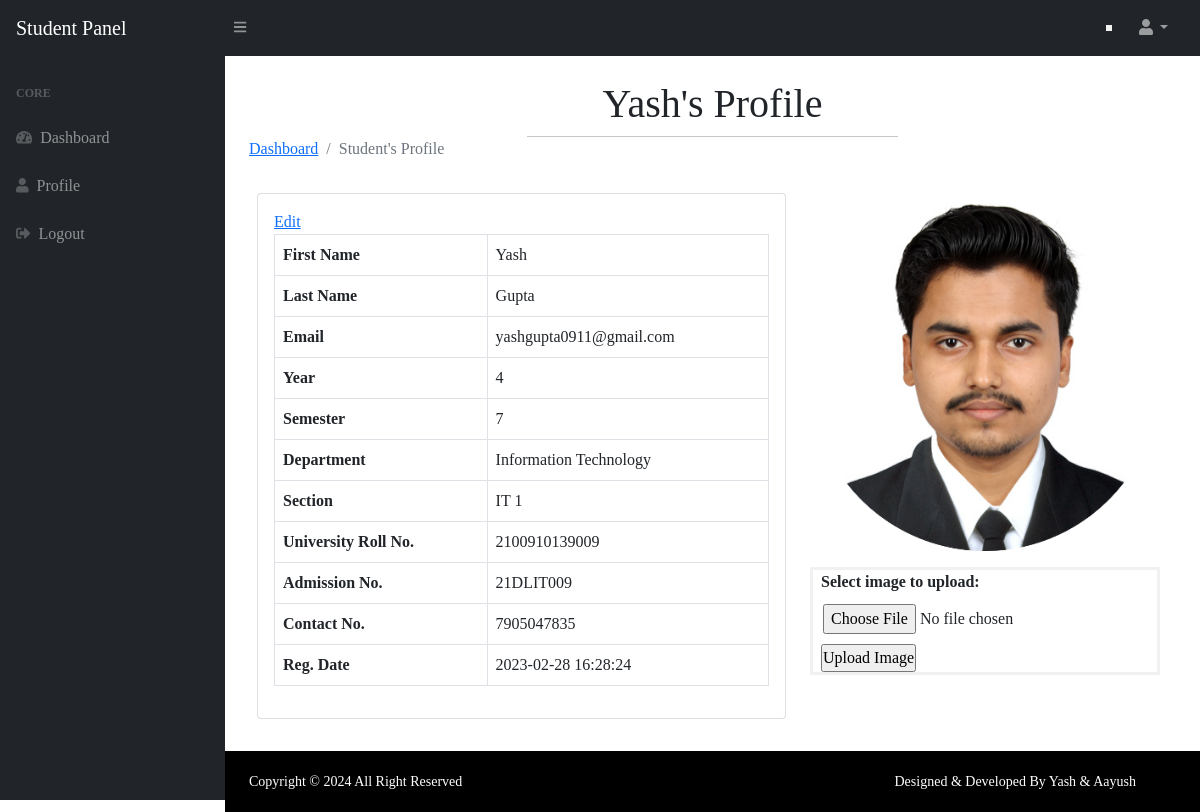
Screenshot of /profile.php (signed in) with the database file from the repository.
### tables this page shows
CREATE TABLE `users` (
  `id` int(11) NOT NULL,
  `year` int(11) DEFAULT NULL,
  `semester` int(11) DEFAULT NULL,
  `department` varchar(255) NOT NULL,
  `section` varchar(255) DEFAULT NULL,
  `fname` varchar(255) DEFAULT NULL,
  `lname` varchar(255) DEFAULT NULL,
  `email` varchar(255) DEFAULT NULL,
  `urollno` varchar(13) DEFAULT NULL,
  `addno` varchar(9) DEFAULT NULL,
  `password` varchar(300) DEFAULT NULL,
  `contactno` varchar(11) DEFAULT NULL,
  `img` varchar(255) DEFAULT NULL,
  `posting_date` timestamp NOT NULL DEFAULT current_timestamp(),
  `feedback` int(11) NOT NULL DEFAULT 0,
  `activationcode` varchar(255) NOT NULL,
  `status` int(11) NOT NULL
);

### profile.php (the view, shortened to what this page needs)
<?php session_start();
include_once('includes/config.php');
if (strlen($_SESSION['id'] == 0)) {
    header('location:logout.php');
} else {
?>
    <!DOCTYPE html>
    <html lang="en">
    <head>
        <link href="https://cdn.jsdelivr.net/npm/simple-datatables@latest/dist/style.css" rel="stylesheet" />
        <link href="css/styles.css" rel="stylesheet" />
        <link href="css/style.css" rel="stylesheet" />
    </head>
    <body class="sb-nav-fixed">
        <?php include_once('includes/navbar.php'); ?>
        <div id="layoutSidenav">
            <?php include_once('includes/sidebar.php'); ?>
            <div id="layoutSidenav_content">
                <main>
                    <div class="container-fluid px-4">
                        <?php
                        $userid = $_SESSION['id'];
                        $query = mysqli_query($con, "select * from users where id='$userid'");
                        while ($result = mysqli_fetch_array($query)) { ?>
                            <h1 class="mt-4"><?php echo $result['fname']; ?>'s Profile</h1>
                            <hr>
                            <ol class="breadcrumb mb-4">
                                <li class="breadcrumb-item"><a href="welcome.php">Dashboard</a></li>
                                <li class="breadcrumb-item active">Student's Profile</li>
                            </ol>
                            <div class="d-flex bd-highlight">
                                <div class="p-2 flex-fill bd-highlight">
                                    <div class="card mb-4">
                                        <div class="card-body">
                                            <a href="edit-profile.php">Edit</a>
                                            <table class="table table-bordered">
                                                <tr>
                                                    <th>First Name</th>
                                                    <td><?php echo $result['fname']; ?></td>
                                                </tr>
                                                <tr>
                                                    <th>Last Name</th>
                                                    <td><?php echo $result['lname']; ?></td>
                                                </tr>
                                                <tr>
                                                    <th>Email</th>
                                                    <td colspan="3"><?php echo $result['email']; ?></td>
                                                </tr>
                                                <tr>
                                                    <th>Year</th>
                                                    <td colspan="3"><?php echo $result['year']; ?></td>
                                                </tr>
                                                <tr>
                                                    <th>Semester</th>
                                                    <td colspan="3"><?php echo $result['semester']; ?></td>
                                                </tr>
                                                <tr>
                                                    <th>Department</th>
                                                    <td colspan="3"><?php echo $result['department']; ?></td>
                                                </tr>
                                                <tr>
                                                    <th>Section</th>
                                                    <td colspan="3"><?php echo $result['section']; ?></td>
                                                </tr>
                                                <tr>
                                                    <th>University Roll No.</th>
                                                    <td colspan="3"><?php echo $result['urollno']; ?></td>
                                                </tr>
                                                <tr>
                                                    <th>Admission No.</th>
                                                    <td colspan="3"><?php echo $result['addno']; ?></td>
                                                </tr>
                                                <tr>
                                                    <th>Contact No.</th>
                                                    <td colspan="3"><?php echo $result['contactno']; ?></td>
                                                </tr>
                                                <tr>
                                                    <th>Reg. Date</th>
                                                    <td colspan="3"><?php echo $result['posting_date']; ?></td>
                                                </tr>
                                            </table>
                                        </div>
                                    </div>
                                </div>
                                <div class="p-2 bd-highlight  d-flex justify-content-center">
                                    <div class="d-flex flex-column bd-highlight mb-3">
                                        <div class="p-2 bd-highlight">
                                            <?php
                                            $q = mysqli_query($con, "select img from users where id='" . $_SESSION['id'] . "'");
                                            $row = mysqli_fetch_assoc($q);
                                            if (!isset($row['img']))
                                            {
                                            ?>
                                                <a href="#"><img style="border-radius:50px" src="assets/img/stuimg.webp" width="350" height="350" alt="not found" /></a>
                                            <?php
                                            } else {
                                            ?>
                                                <a href="#"><img style="border-radius:50px" src="uploads/<?php echo $row['img']; ?>" width="350" height="350" alt="not found" /></a>
                                            <?php
                                            }
                                            ?>
                                        </div>
                                        <div class="p-2 bd-highlight">
                                            <form action="upload.php" method="post" enctype="multipart/form-data">
                                                <b class="mx-2">Select image to upload:</b> <br>
                                                <input type="file" name="fileToUpload" id="fileToUpload" style="padding:10px;"> <br>
                                                <div class="mx-2"><input type="submit" value="Upload Image" name="submit"></div>
                                            </form>
                                        </div>
                                    </div>
                                </div>
                            </div>
                        <?php } ?>
                    </div>
                </main>
                <?php include_once('includes/footer.php'); ?>
            </div>
        </div>
    </body>
    </html>
<?php } ?>

### includes/navbar.php (shortened to what this page needs)
<nav class="sb-topnav navbar navbar-expand navbar-dark bg-dark">
    <a class="navbar-brand ps-3" href="index.html">Student Panel</a>
    <button class="btn btn-link btn-sm order-1 order-lg-0 me-4 me-lg-0" id="sidebarToggle" href="#!"><i class="fas fa-bars"></i></button>
    <form class="d-none d-md-inline-block form-inline ms-auto me-0 me-md-3 my-2 my-md-0">
    </form>
    <ul class="navbar-nav ms-auto ms-md-0 me-3 me-lg-4">
        <li class="nav-item dropdown">
            <a class="nav-link dropdown-toggle" id="navbarDropdown" href="#" role="button" data-bs-toggle="dropdown" aria-expanded="false"><i class="fas fa-user fa-fw"></i></a>
        </li>
    </ul>
</nav>

### includes/sidebar.php
<div id="layoutSidenav_nav">
    <nav class="sb-sidenav accordion sb-sidenav-dark" id="sidenavAccordion">
        <div class="sb-sidenav-menu">
            <div class="nav">
                <div class="sb-sidenav-menu-heading">Core</div>
                <a class="nav-link" href="welcome.php">
                    <div class="sb-nav-link-icon"><i class="fas fa-tachometer-alt"></i></div>
                    Dashboard
                </a>
                <a class="nav-link" href="profile.php">
                    <div class="sb-nav-link-icon"><i class="fas fa-user"></i></div>
                    Profile
                </a>
                <a class="nav-link" href="logout.php">
                    <div class="sb-nav-link-icon"><i class="fas fa-sign-out-alt"></i></div>
                    Logout
                </a>
            </div>
        </div>
    </nav>
</div>

### includes/footer.php
<div id="layoutAuthentication_footer">
             <footer class="py-4 bg-light mt-auto" style="background-color: black !important">
                 <div class="container-fluid px-4">
                     <div class="d-flex align-items-center justify-content-between small">
                         <div class="text-muted footerLeft">Copyright &copy; <?php echo date('Y');?> All Right Reserved</div>
                         <div class="footerRight">
                             <a href="https://jssaten.ac.in//pview/IT" target="_blank">Designed & Developed By Yash & Aayush</a>
                         </div>
                     </div>
                 </div>
             </footer>
         </div>

### css/style.css (style rules this page uses)
* { margin: 0; padding: 0; font-family: 'Times New Roman', Times, serif !important; }
hr { width: 40%; margin: auto !important; }
.footerLeft { float: left; color: white !important; }
.footerRight { float: right; margin-right: 40px; }
.footerRight a { color: white; text-decoration: none; }
form { border: 3px solid #f1f1f1; }

### rows the page displays
users: fname "Yash", lname "Gupta", email "yashgupta0911@gmail.com", year "4", semester "7", department "Information Technology", section "IT 1", urollno "2100910139009", addno "21DLIT009", contactno "7905047835", posting_date "2023-02-28 16:28:24", img (picture)
